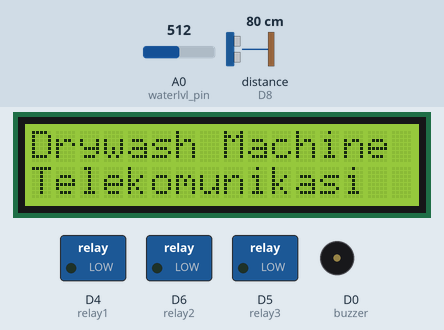
This sketch was run on a simulated ESP8266 (NodeMCU). On the bench: 16×2 character LCD, switched loads named in the sketch (green lamp = pin HIGH), buzzer (waves = sounding, pin HIGH). Wiring (inferred from the names in the program): ultrasonic range finder: trigger D7; echo D8. Inputs (shaded band) come from the test bench; at power-on: distance to the obstacle (sensor on D8) 80 cm, A0 (waterlvl_pin) = 512. The echo pulse lasts 58.3 µs per cm; WiFi joins after 1.5 s; servers stay silent unless stated; uploads are accepted with an empty reply; pins used as bus, display or sensor lines are not drawn; what the sketch prints to the serial monitor is not drawn.

Above: at 1.6 s.
At 5.7 s:
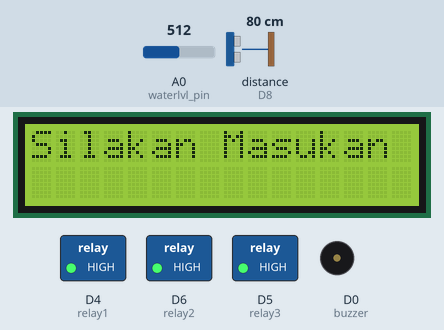
5.8 s: distance to the obstacle (sensor on D8) set to 14 cm
7.3 s: distance to the obstacle (sensor on D8) set to 11 cm
At 8.7 s:
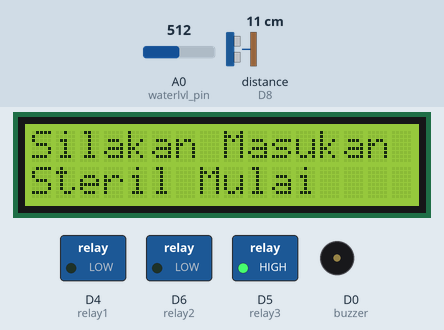
9.0 s: distance to the obstacle (sensor on D8) set to 18 cm
10.5 s: distance to the obstacle (sensor on D8) set to 22 cm
At 11.6 s:
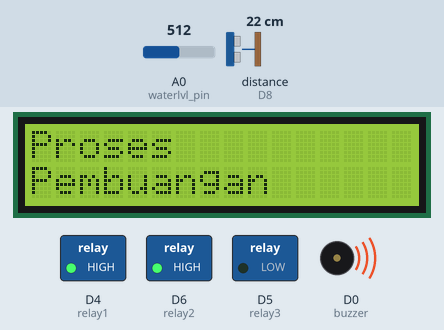
Timing chart, 0 to 17.0 s (numbered marks = the images above; inputs shaded):
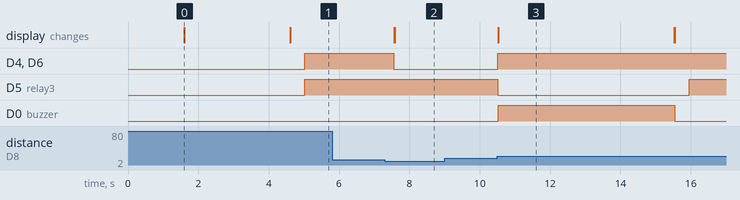

Measured:
- the behaviour switches between 13 and 12 cm on distance to the obstacle (sensor on D8) (found by bisection; images 1 and 2)
- the behaviour switches between 20 and 21 cm on distance to the obstacle (sensor on D8) (found by bisection; images 2 and 3)
- after the input at 5.8 s, every drawn part: stays the same
- after the input at 7.3 s, D4 (relay1), D6 (relay2): HIGH → LOW after 0.25 s; the display: first changes after 0.26 s (image 2 shows a later state)
- after the input at 9.0 s, every drawn part: stays the same
- after the input at 10.5 s, D4 (relay1), D6 (relay2): LOW → HIGH at once; D5 (relay3): HIGH → LOW at once, → HIGH 5.4 s later; D0 (buzzer): LOW → HIGH at once, → LOW 5.0 s later; the display: changes at once (image 3)
- what the display in image 0 shows lasts 3.0 s, from 1.6 s to 4.6 s

The sketch:

TA_Drywash.ino
```cpp
#include <ESP8266WiFi.h>
#include <ESP8266HTTPClient.h>
#include <LiquidCrystal_I2C.h>
LiquidCrystal_I2C lcd(0x27, 16, 2);
#define waterlvl_pin A0
#define buzzer D0
#define triggerPin  D7
#define echoPin     D8
#define relay1 D4
#define relay2 D6
#define relay3 D5

#define WIFI_SSID "drywash"
#define WIFI_PASS "tasukses"

int kunci = 0 ;
int level;
String kondsRelay;
const char *host = "monitoringair.allbright.my.id";


void setup() {
  pinMode(relay1, OUTPUT);
  pinMode(relay2, OUTPUT);
  pinMode(relay3, OUTPUT);
  Serial.begin (9600);
  pinMode(triggerPin, OUTPUT);
  pinMode(echoPin, INPUT);
  pinMode(waterlvl_pin, INPUT);
  pinMode(buzzer, OUTPUT);
  lcd.init();
  lcd.backlight();
  WiFi.begin(WIFI_SSID, WIFI_PASS);
  while (WiFi.status() != WL_CONNECTED) {
    delay(500);
    Serial.print(".");
  }
  Serial.println("");
  Serial.print("Connected to ");
  Serial.println(WIFI_SSID);
  Serial.print("IP address: ");
  Serial.println(WiFi.localIP());
  Serial.println();
  lcd.setCursor(0, 0);
  lcd.print("Drywash Machine");
  lcd.setCursor(0, 1);
  lcd.print("Telekomunikasi");
  delay(3000);
  lcd.clear();

}

void loop() {
  lcd.setCursor(0, 0);
  lcd.print("Silakan Masukan Anda");
  //  delay(1000);
  //  lcd.clear();
  digitalWrite(buzzer, LOW);
  bacaWater();
  //  getNyala();
  //  cekRelay();
  sendDataPhp(String(level));
  long duration, jarak;
  digitalWrite(triggerPin, LOW);
  delayMicroseconds(2);
  digitalWrite(triggerPin, HIGH);
  delayMicroseconds(10);
  digitalWrite(triggerPin, LOW);
  duration = pulseIn(echoPin, HIGH);
  jarak = (duration / 2) / 29.1;
  Serial.println("jarak :");
  Serial.print(jarak);
  //  Serial.println(" cm");
  //  delay(1000);
  //  digitalWrite(relay1, HIGH);
  //  digitalWrite(relay2, HIGH);
  //  digitalWrite(relay3, HIGH);

  if (jarak <= 12 && kunci == 0) {
    kunci = 1;
    digitalWrite(relay1, LOW);
    digitalWrite(relay2, LOW);
    digitalWrite(relay3, HIGH);
    lcd.clear();
    lcd.setCursor(0, 1);
    lcd.print("Steril Mulai");

  }

  else if (jarak > 20 && kunci == 1) {
    digitalWrite(relay1, HIGH);
    digitalWrite(relay2, HIGH);
    digitalWrite(relay3, LOW);
    lcd.clear();
    lcd.setCursor(0, 0);
    lcd.print("Proses");
    lcd.setCursor(0, 1);
    lcd.print("Pembuangan");
    digitalWrite(buzzer, HIGH);
    delay(5000);
    lcd.clear();
    kunci = 0;
  }

  else if (jarak > 20 && kunci == 0) {
    digitalWrite(relay1, HIGH);
    digitalWrite(relay2, HIGH);
    digitalWrite(relay3, HIGH);
  }
}

void bacaWater() {
  level = analogRead(waterlvl_pin);
  level = map(level, 0, 1023, 0, 100); // di map in untuk 100 %
  //  Serial.print("Water = ");
  //  Serial.println(level);

}


void cekRelay() {
  if (kondsRelay != "") {
    if (kondsRelay == "0") digitalWrite(relay3, HIGH);
    if (kondsRelay == "1") digitalWrite(relay3, LOW);
  } else {
    return;
  }
}


//void getNyala() {
//  WiFiClient clientNyala;
//  if (!clientNyala.connect(host, 80)) {
//    Serial.println("connection nyala failed");
//    return;
//  }
//  String url;
//  url =  "http://" + String(host) + "/cek/cek_relay.php";
//  HTTPClient httpNyala;
//  httpNyala.begin(clientNyala, url);
//
//  httpNyala.GET();
//  String responNyala = httpNyala.getString();
//  Serial.println("responNyala = " + responNyala);
//  httpNyala.end();
//  kondsRelay = responNyala;
//}


void sendDataPhp(String level) {
  WiFiClient client;
  if (!client.connect(host, 80)) {
    Serial.println("connection failed");
    return;
  }
  String url;
  url = "http://" + String(host) + "/kirimdata.php?level=" + level ;

  HTTPClient http;
  http.begin(client, url);

  http.GET();
  String respon = http.getString();
  Serial.println(respon);
  http.end();
}
```
